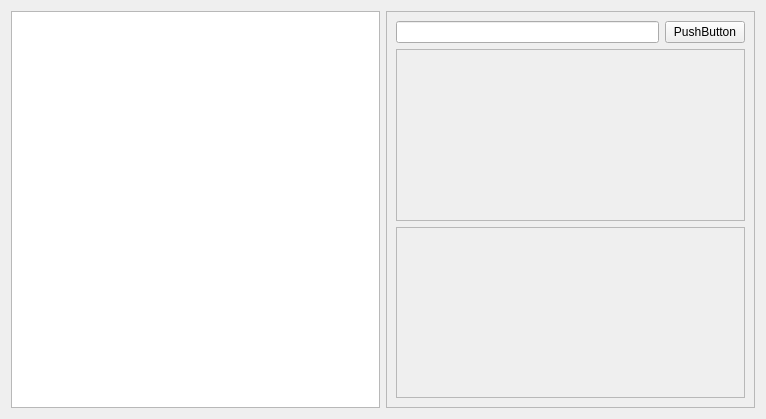
<?xml version="1.0" encoding="UTF-8"?>
<ui version="4.0">
 <class>FormCompareFriends</class>
 <widget class="QWidget" name="FormCompareFriends">
  <property name="geometry">
   <rect>
    <x>0</x>
    <y>0</y>
    <width>766</width>
    <height>419</height>
   </rect>
  </property>
  <property name="windowTitle">
   <string>Form</string>
  </property>
  <layout class="QHBoxLayout" name="horizontalLayout_2">
   <item>
    <widget class="FreezeRowsTable" name="tableView"/>
   </item>
   <item>
    <widget class="QFrame" name="frame">
     <property name="frameShape">
      <enum>QFrame::StyledPanel</enum>
     </property>
     <property name="frameShadow">
      <enum>QFrame::Raised</enum>
     </property>
     <layout class="QVBoxLayout" name="verticalLayout">
      <item>
       <layout class="QHBoxLayout" name="horizontalLayout">
        <item>
         <widget class="QLineEdit" name="lineEdit"/>
        </item>
        <item>
         <widget class="QPushButton" name="pushButton">
          <property name="text">
           <string>PushButton</string>
          </property>
         </widget>
        </item>
       </layout>
      </item>
      <item>
       <widget class="QScrollArea" name="scrollArea">
        <property name="widgetResizable">
         <bool>true</bool>
        </property>
        <widget class="QWidget" name="scrollAreaWidgetContents">
         <property name="geometry">
          <rect>
           <x>0</x>
           <y>0</y>
           <width>349</width>
           <height>171</height>
          </rect>
         </property>
        </widget>
       </widget>
      </item>
      <item>
       <widget class="QScrollArea" name="scrollArea_2">
        <property name="widgetResizable">
         <bool>true</bool>
        </property>
        <widget class="QWidget" name="scrollAreaWidgetContents_2">
         <property name="geometry">
          <rect>
           <x>0</x>
           <y>0</y>
           <width>349</width>
           <height>170</height>
          </rect>
         </property>
        </widget>
       </widget>
      </item>
     </layout>
    </widget>
   </item>
  </layout>
 </widget>
 <customwidgets>
  <customwidget>
   <class>FreezeRowsTable</class>
   <extends>QTableView</extends>
   <header>subwidget/freezerowstable.h</header>
  </customwidget>
 </customwidgets>
 <resources/>
 <connections/>
</ui>
